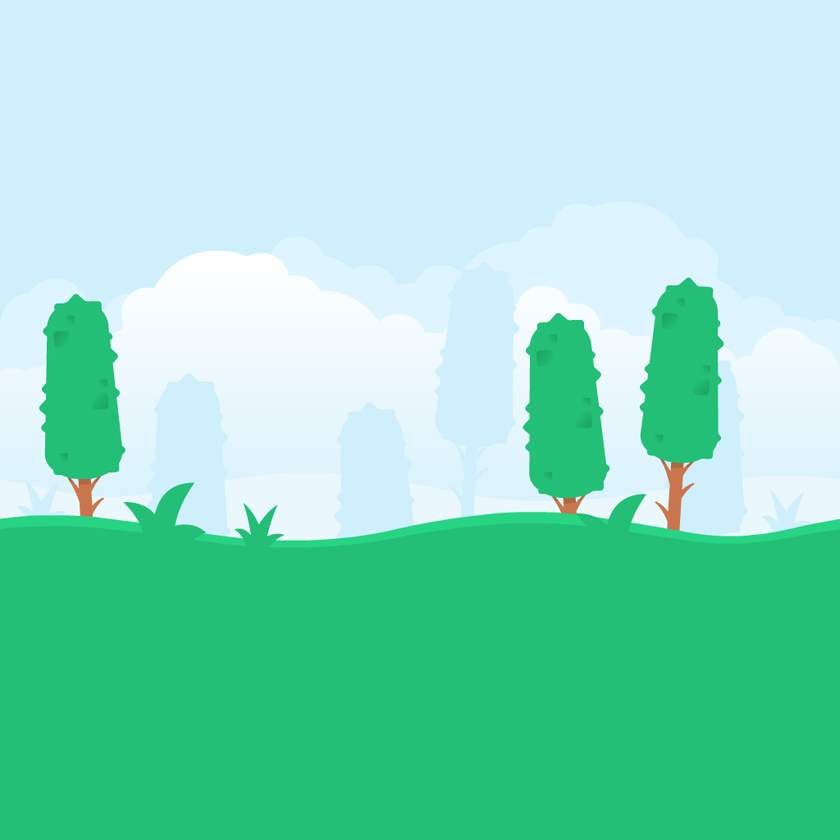
#> input picture assets/bg/kenney/backgroundColorGrass.png, 840 x 840 px, shrunk from 1024 x 1024 before the run
$ python gen_park_backdrop.py
#> lines starting #> are read from the running program, lines starting #| are printed output that depends on the picture
#!/usr/bin/env python3
"""The park backdrop, with the drawing's own sky knocked out.

`backgroundColorGrass.png` is a full scene — sky, distant haze-blue trees, a
treeline, then a flat field. The pitch scene needs the TREELINE and nothing
else: it draws its own sky and its own turf, so the plate's sky arrived as a
pale rectangle with a hard top edge across the scene's darker one. Reported as
the backdrop going up about fifty points and then being cut off.

Fading the top edge only softens the line; the block of near-white sky BEHIND
the trees is the other half of what reads as a pasted rectangle. Knocking the
sky out removes both, and the scene's own sky shows through where it should.

The key is that every sky tone in this pack is a light blue — blue above red,
and bright — while the foliage is green, the trunks brown and the fence a warm
cream. The distant haze-blue trees go with the sky, which is right: they are
drawn to sit against it and they are the palest thing in the plate.
"""

import os
from PIL import Image

ROOT = os.path.dirname(os.path.dirname(os.path.abspath(__file__)))
SRC = os.path.join(ROOT, "assets", "bg", "kenney", "backgroundColorGrass.png")
OUT = os.path.join(ROOT, "assets", "bg", "kenney", "parkTreeline.png")

# Bright, and never warmer than it is blue. Sky runs b−r ≈ +45, cloud +3, and
# the foliage is nowhere near the brightness floor (its red is 35). Cloud has to
# go with it: the scene draws its own, and one left behind hangs in a band with
# a hard edge under it, which is the same rectangle by another name.
SKY_MIN_RED = 185
SKY_MIN_BLUE_OVER_RED = 0


def main():
    im = Image.open(SRC).convert("RGBA")
    px = im.load()
    w, h = im.size
#> w = 840; h = 840
    cleared = 0
    for y in range(h):
        for x in range(w):
            r, g, b, a = px[x, y]
            if a and r >= SKY_MIN_RED and b - r >= SKY_MIN_BLUE_OVER_RED:
                px[x, y] = (r, g, b, 0)
                cleared += 1
#> after the loop, cleared = 399512
    im.save(OUT, "PNG")
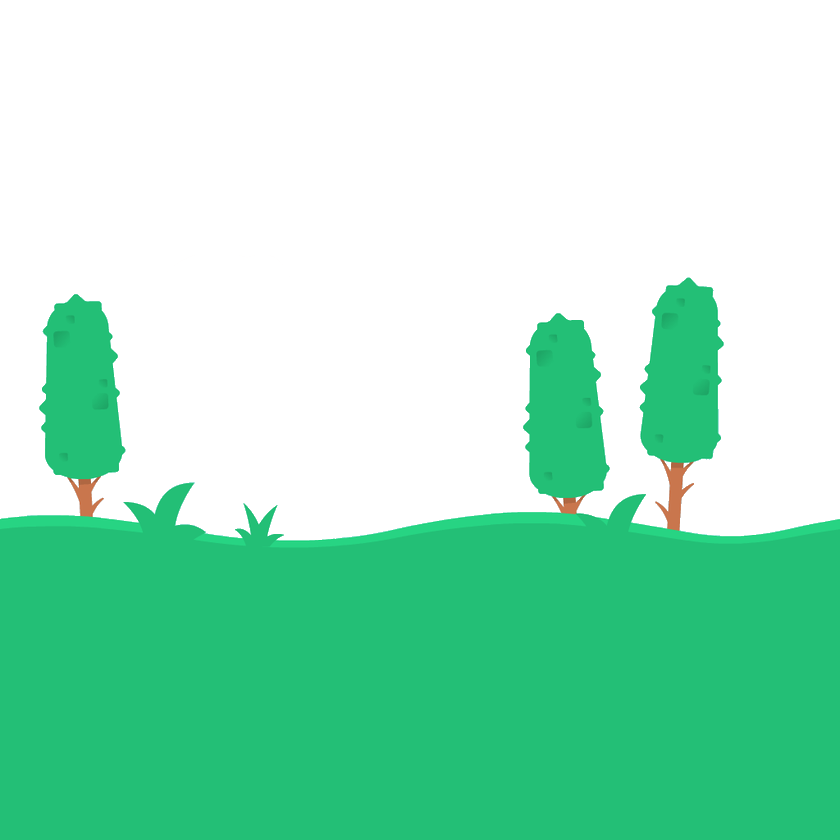
#> saved as parkTreeline.png: PIL image 840x840 RGBA; mean R, G, B, A 138, 219.8, 194.4, 110.6; transparent parts drawn white
    print(f"  {OUT}  ({cleared * 100 // (w * h)}% cleared)")
#|   assets/bg/kenney/parkTreeline.png  (56% cleared)


if __name__ == "__main__":
    main()
